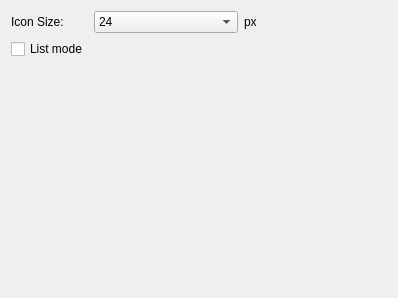
<?xml version="1.0" encoding="UTF-8"?>
<ui version="4.0">
 <class>CadToolMatrix</class>
 <widget class="QWidget" name="CadToolMatrix">
  <property name="geometry">
   <rect>
    <x>0</x>
    <y>0</y>
    <width>398</width>
    <height>298</height>
   </rect>
  </property>
  <layout class="QFormLayout" name="formLayout">
   <item row="0" column="0">
    <widget class="QLabel" name="label">
     <property name="text">
      <string>Icon Size:</string>
     </property>
    </widget>
   </item>
   <item row="0" column="1">
    <layout class="QHBoxLayout" name="horizontalLayout">
     <item>
      <widget class="QComboBox" name="IconSize">
       <property name="currentIndex">
        <number>7</number>
       </property>
       <item>
        <property name="text">
         <string notr="true">10</string>
        </property>
       </item>
       <item>
        <property name="text">
         <string notr="true">12</string>
        </property>
       </item>
       <item>
        <property name="text">
         <string notr="true">14</string>
        </property>
       </item>
       <item>
        <property name="text">
         <string notr="true">16</string>
        </property>
       </item>
       <item>
        <property name="text">
         <string notr="true">18</string>
        </property>
       </item>
       <item>
        <property name="text">
         <string notr="true">20</string>
        </property>
       </item>
       <item>
        <property name="text">
         <string notr="true">22</string>
        </property>
       </item>
       <item>
        <property name="text">
         <string notr="true">24</string>
        </property>
       </item>
       <item>
        <property name="text">
         <string notr="true">26</string>
        </property>
       </item>
       <item>
        <property name="text">
         <string notr="true">28</string>
        </property>
       </item>
       <item>
        <property name="text">
         <string notr="true">30</string>
        </property>
       </item>
       <item>
        <property name="text">
         <string notr="true">32</string>
        </property>
       </item>
       <item>
        <property name="text">
         <string notr="true">34</string>
        </property>
       </item>
       <item>
        <property name="text">
         <string notr="true">36</string>
        </property>
       </item>
       <item>
        <property name="text">
         <string notr="true">38</string>
        </property>
       </item>
       <item>
        <property name="text">
         <string notr="true">40</string>
        </property>
       </item>
      </widget>
     </item>
     <item>
      <widget class="QLabel" name="label_2">
       <property name="toolTip">
        <string>Pixel</string>
       </property>
       <property name="text">
        <string>px</string>
       </property>
      </widget>
     </item>
    </layout>
   </item>
   <item row="1" column="0">
    <widget class="QCheckBox" name="ListViewMode">
     <property name="text">
      <string>List mode</string>
     </property>
    </widget>
   </item>
  </layout>
 </widget>
 <resources/>
 <connections/>
</ui>
